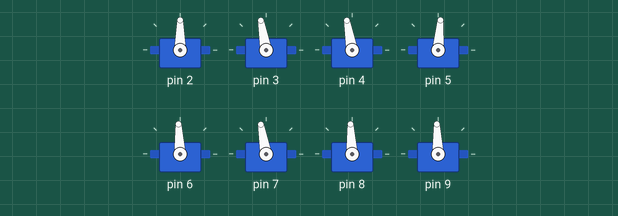
The sketch below on a simulated Arduino Uno, built with avr-gcc and run on an emulated ATmega328P. On the bench: 8 × servo. What the sketch prints to the serial monitor is not drawn.

Above: at 0.1 s.
At 2.6 s:
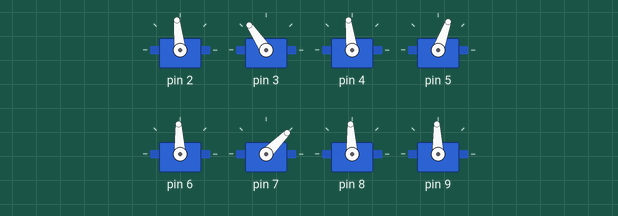
At 6.3 s:
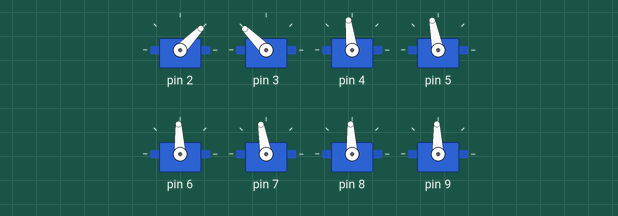
At 15.1 s:
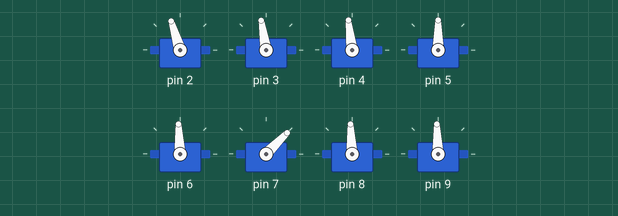
At 25.0 s:
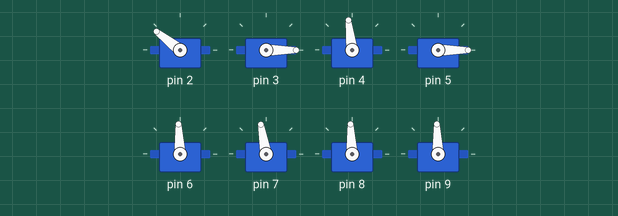
At 36.1 s:
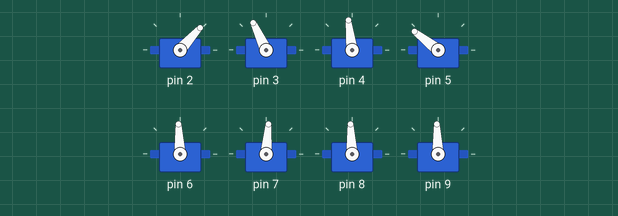
Timing chart, 0 to 40.0 s (numbered marks = the images above):
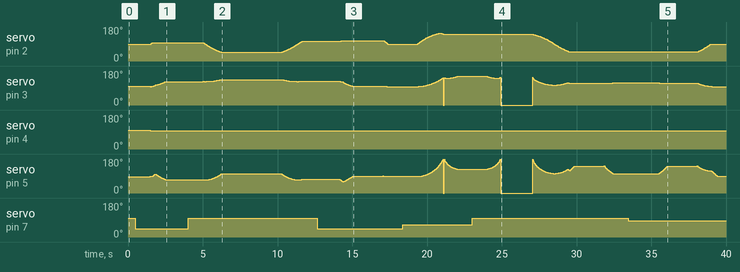

The sketch:

Robotic_Arm.ino
```cpp
/*************************************************************
/* 6 DOF Robotic Arm inverse kinematics code for Arduino
/* By: Dhrumil Parikh
/* Date Created: 20-Oct-2017
*************************************************************/

#include <Servo.h>

#define L1                          235.0
#define L2                          130.0
#define L3                          130

#define BASE_SERVO                  0
#define SHOULDER_SERVO              1
#define ELBOW_SERVO                 2
#define WRIST_SERVO                 3
#define WRIST_ROTATE_SERVO          4
#define GRIPPER_SERVO               5
#define RIGHT_PLATFORM              6
#define LEFT_PLATFORM               7


#define RIGHT_PLATFORM_MOTOR_STOP   78
#define LEFT_PLATFORM_MOTOR_STOP    88

#define GRIPPER_CLOSED              100
#define GRIPPER_OPENED              45

/*Servos are numbered bottom to top (on arm)*/
Servo servo[8];         // Create 8 servos

						//servo[0]              // BASE     Servo 0 Bottom most
						//servo[1]              // SHOULDER   Servo 1
						//servo[2]              // ELBOW      Servo 2
						//servo[3]              // WRIST      Servo 3
						//servo[4]              // WRIST ROTATE Servo 4
						//servo[5]              // GRIPPER    Servo 5 Top Most
						//servo[6]              // Right Platform Servo
						//servo[7]              // Left Platfrom Servo

#define PLATFORM_DIRECTION_RIGHT	0
#define PLATFORM_DIRECTION_LEFT		1


void setup()
{
	Serial.begin(9600);
	Serial.println("Arduino Running...");
	servo[BASE_SERVO].attach(2);
	servo[SHOULDER_SERVO].attach(3);
	servo[ELBOW_SERVO].attach(4);
	servo[WRIST_SERVO].attach(5);
	servo[WRIST_ROTATE_SERVO].attach(6);
	servo[GRIPPER_SERVO].attach(7);
	servo[RIGHT_PLATFORM].attach(8);
	servo[LEFT_PLATFORM].attach(9);
}

int PlatfromCounter = 0;

void arm_home()
{
	servo[BASE_SERVO].write(90);
	servo[SHOULDER_SERVO].write(100);
	servo[ELBOW_SERVO].write(100);
	servo[WRIST_SERVO].write(85);
	servo[WRIST_ROTATE_SERVO].write(93);
	servo[GRIPPER_SERVO].write(GRIPPER_CLOSED);
	servo[RIGHT_PLATFORM].write(93);
	servo[LEFT_PLATFORM].write(92);
	//delay(1000);
}

void loop()
{
	int home_pos[3] = { 0, 155, 190 };

	arm_home();
	delay(500);

/*****************************************Slider*******************************************************/

	int slider_pos[3] = {-20, 190, 75};

	servo[GRIPPER_SERVO].write(GRIPPER_OPENED);
	Smooth(home_pos[0], home_pos[1], home_pos[2] , slider_pos[0], slider_pos[1], slider_pos[2]);
	delay(500);
	servo[GRIPPER_SERVO].write(GRIPPER_CLOSED);
	Smooth(slider_pos[0], slider_pos[1], slider_pos[2], 180, slider_pos[1], slider_pos[2]);
	delay(2000);
	Smooth(180, slider_pos[1], slider_pos[2], -50, slider_pos[1], slider_pos[2]);
	servo[GRIPPER_SERVO].write(GRIPPER_OPENED);
	delay(500);
	Smooth(-50, slider_pos[1], slider_pos[2], -50, home_pos[1], home_pos[2]);
	Smooth(-50, home_pos[1], home_pos[2], home_pos[0], home_pos[1], home_pos[2]);

/****************************************Pipet 1*******************************************************/

	int pipet1_pos[3] = {-250, 190, 40};
	int cup_pos[3] = {150, 170, 250};

	servo[GRIPPER_SERVO].write(65);
	Smooth(home_pos[0], home_pos[1], home_pos[2], pipet1_pos[0], pipet1_pos[1], pipet1_pos[2]);
	servo[GRIPPER_SERVO].write(GRIPPER_CLOSED);
	Smooth(pipet1_pos[0], pipet1_pos[1], pipet1_pos[2], pipet1_pos[0], pipet1_pos[1], 200);
	Smooth(pipet1_pos[0], pipet1_pos[1], 200, cup_pos[0], cup_pos[1], cup_pos[2]);

	Smooth(cup_pos[0], cup_pos[1], cup_pos[2], cup_pos[0], cup_pos[1], 150);
	servo[GRIPPER_SERVO].write(85);
	delay(1000);
	Smooth(cup_pos[0], cup_pos[1], 150, cup_pos[0], cup_pos[1], cup_pos[2]);
	Smooth(cup_pos[0], cup_pos[1], cup_pos[2], home_pos[0], home_pos[1], home_pos[2]);

/****************************************Test Tube*******************************************************/
	//MovePlatform(PLATFORM_DIRECTION_RIGHT, 5000);


	//  Smooth(200,170,200,0,155,190);
	//  delay(1000);
	//  servo[RIGHT_PLATFORM].write(77+10);
	//  servo[LEFT_PLATFORM].write(88+10);
	//  delay(6000);
	//  servo[RIGHT_PLATFORM].write(77);
	//  servo[LEFT_PLATFORM].write(88);
	//  Smooth(0,155,190,-165,0,100);
	//  servo[GRIPPER_SERVO].write(100);
	//  delay(5000);
	//  Smooth(-165,0,100,-165,0,200);
	//
	//  servo[RIGHT_PLATFORM].write(77-10);
	//  servo[LEFT_PLATFORM].write(88-10);
	//  delay(5800);
	//  servo[RIGHT_PLATFORM].write(77);
	//  servo[LEFT_PLATFORM].write(88);
	//  //garbage
	//  Smooth(-165,0,200,200,80,50);
	//  servo[GRIPPER_SERVO].write(65);

/****************************************Cap Closing*******************************************************/
	//servo[GRIPPER_SERVO].write(60);
	//delay(500);
	//Smooth(0,155,190,-120,150,5);
	//servo[GRIPPER_SERVO].write(80);
	//Smooth(-120,150,5,-120,150,100);
	//Smooth(-120,150,100,0,155,190);

	//servo[RIGHT_PLATFORM].write(77+10);
	//servo[LEFT_PLATFORM].write(88+10);
	//delay(6000);
	//servo[RIGHT_PLATFORM].write(77);
	//servo[LEFT_PLATFORM].write(88);
	//Smooth(0,155,190,-130,20,60);
	//delay(5000);
	////Close Cap
	//Smooth(-130,20,60,-130,20,100);
	//servo[RIGHT_PLATFORM].write(77-10);
	//servo[LEFT_PLATFORM].write(88-10);
	//delay(5000);
	//servo[RIGHT_PLATFORM].write(77);
	//servo[LEFT_PLATFORM].write(88);

/****************************************End*******************************************************/
	delay(2000000);
}

//From -> To
#define TIME  5
void Smooth(int x, int y, int z, int x2, int y2, int z2)
{
	delay(1000);
	//x
	if (x < x2)
	{
		for (x; x < x2; x++)
		{
			Goto(x, y, z); delay(TIME);
		}
	}
	else
	{
		for (x; x > x2; x--)
		{
			Goto(x, y, z); delay(TIME);
		}
	}
	//y
	if (y < y2)
	{
		for (y; y < y2; y++)
		{
			Goto(x, y, z); delay(TIME);
		}
	}
	else
	{
		for (y; y > y2; y--)
		{
			Goto(x, y, z); delay(TIME);
		}
	}
	//z
	if (z < z2)
	{
		for (z; z < z2; z++)
		{
			Goto(x, y, z); delay(TIME);
		}
	}
	else
	{
		for (z; z > z2; z--)
		{
			Goto(x, y, z); delay(TIME);
		}
	}
	delay(1000);
}

void Grab()
{
	servo[GRIPPER_SERVO].write(GRIPPER_OPENED);
	delay(500);
	servo[GRIPPER_SERVO].write(GRIPPER_CLOSED);
}

void MovePlatform(int direction, int time)
{
	switch (direction)
	{
	case PLATFORM_DIRECTION_RIGHT:
		servo[RIGHT_PLATFORM].write(93 + 10);
		servo[LEFT_PLATFORM].write(92 + 10);
		delay(time);
		servo[RIGHT_PLATFORM].write(93);
		servo[LEFT_PLATFORM].write(92);
		break;
	case PLATFORM_DIRECTION_LEFT:
		servo[RIGHT_PLATFORM].write(93 - 10);
		servo[LEFT_PLATFORM].write(92 - 10);
		delay(time);
		servo[RIGHT_PLATFORM].write(93);
		servo[LEFT_PLATFORM].write(92);
		break;
	default:
		break;
	}
}

/*Two link Inverse kinametics*/
void Goto(float x, float y, float z)
{
	float theta_1 = atan2(y, x);//Base Servo

	float r_squared = (x*x) + (y*y);


	float theta_3 = -acos(((r_squared)+(z*z) - (L1*L1) - (L2*L2)) / (2 * L1*L2));

	float k1 = L1 + L2*cos(theta_3);
	float k2 = L2*sin(theta_3);

	float theta_2 = atan2(z, sqrt(r_squared)) - atan2(k2, k1);

	float t1 = degrees(theta_1);
	float t2 = degrees(theta_2);
	float t3 = degrees(theta_3);

	if (t3 < 0) { t3 = abs(t3); }

	servo[BASE_SERVO].write(t1);
	servo[SHOULDER_SERVO].write(180 - t2);
	servo[ELBOW_SERVO].write(97);//Always constent
	servo[WRIST_SERVO].write(190 - t3);

}
```

Measured:
- by itself, servo on pin 4: 100° → 97° at 1.5 s
- by itself, servo on pin 7: 100° → 45° at 0.50 s, → 100° 3.5 s later, → 45° 8.6 s later, → 65° 5.7 s later, … (6 changes in this stretch)
